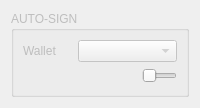
           <widget class="QWidget" name="controls" native="true">
            <property name="sizePolicy">
             <sizepolicy hsizetype="Expanding" vsizetype="Fixed">
              <horstretch>0</horstretch>
              <verstretch>0</verstretch>
             </sizepolicy>
            </property>
            <property name="minimumSize">
             <size>
              <width>0</width>
              <height>0</height>
             </size>
            </property>
            <property name="maximumSize">
             <size>
              <width>16777215</width>
              <height>16777215</height>
             </size>
            </property>
            <layout class="QVBoxLayout" name="verticalLayout_5">
             <item>
              <widget class="QGroupBox" name="groupBoxAutoSign">
               <property name="enabled">
                <bool>false</bool>
               </property>
               <property name="title">
                <string>AUTO-SIGN</string>
               </property>
               <property name="wellGroupBox" stdset="0">
                <bool>true</bool>
               </property>
               <layout class="QVBoxLayout" name="verticalLayout">
                <property name="spacing">
                 <number>5</number>
                </property>
                <item>
                 <widget class="QWidget" name="widget_4" native="true">
                  <layout class="QHBoxLayout" name="horizontalLayout_18" stretch="3,6">
                   <property name="spacing">
                    <number>5</number>
                   </property>
                   <property name="sizeConstraint">
                    <enum>QLayout::SetDefaultConstraint</enum>
                   </property>
                   <property name="leftMargin">
                    <number>0</number>
                   </property>
                   <property name="topMargin">
                    <number>0</number>
                   </property>
                   <property name="rightMargin">
                    <number>0</number>
                   </property>
                   <property name="bottomMargin">
                    <number>0</number>
                   </property>
                   <item>
                    <widget class="QLabel" name="labelWallet_2">
                     <property name="text">
                      <string>Wallet</string>
                     </property>
                    </widget>
                   </item>
                   <item>
                    <widget class="QComboBox" name="comboBoxWalletAS"/>
                   </item>
                  </layout>
                 </widget>
                </item>
                <item>
                 <widget class="QWidget" name="horizontalWidget6" native="true">
                  <property name="minimumSize">
                   <size>
                    <width>0</width>
                    <height>0</height>
                   </size>
                  </property>
                  <layout class="QHBoxLayout" name="horizontalLayout_5" stretch="3,0">
                   <property name="spacing">
                    <number>5</number>
                   </property>
                   <property name="leftMargin">
                    <number>0</number>
                   </property>
                   <property name="topMargin">
                    <number>0</number>
                   </property>
                   <property name="rightMargin">
                    <number>0</number>
                   </property>
                   <property name="bottomMargin">
                    <number>0</number>
                   </property>
                   <item>
                    <widget class="QLabel" name="label_11">
                     <property name="text">
                      <string/>
                     </property>
                    </widget>
                   </item>
                   <item>
                    <widget class="ToggleSwitch" name="checkBoxAutoSign">
                     <property name="minimumSize">
                      <size>
                       <width>0</width>
                       <height>18</height>
                      </size>
                     </property>
                     <property name="maximumSize">
                      <size>
                       <width>35</width>
                       <height>16777215</height>
                      </size>
                     </property>
                     <property name="maximum">
                      <number>50</number>
                     </property>
                     <property name="pageStep">
                      <number>1</number>
                     </property>
                     <property name="orientation">
                      <enum>Qt::Horizontal</enum>
                     </property>
                    </widget>
                   </item>
                  </layout>
                 </widget>
                </item>
               </layout>
              </widget>
             </item>
            </layout>
           </widget>
